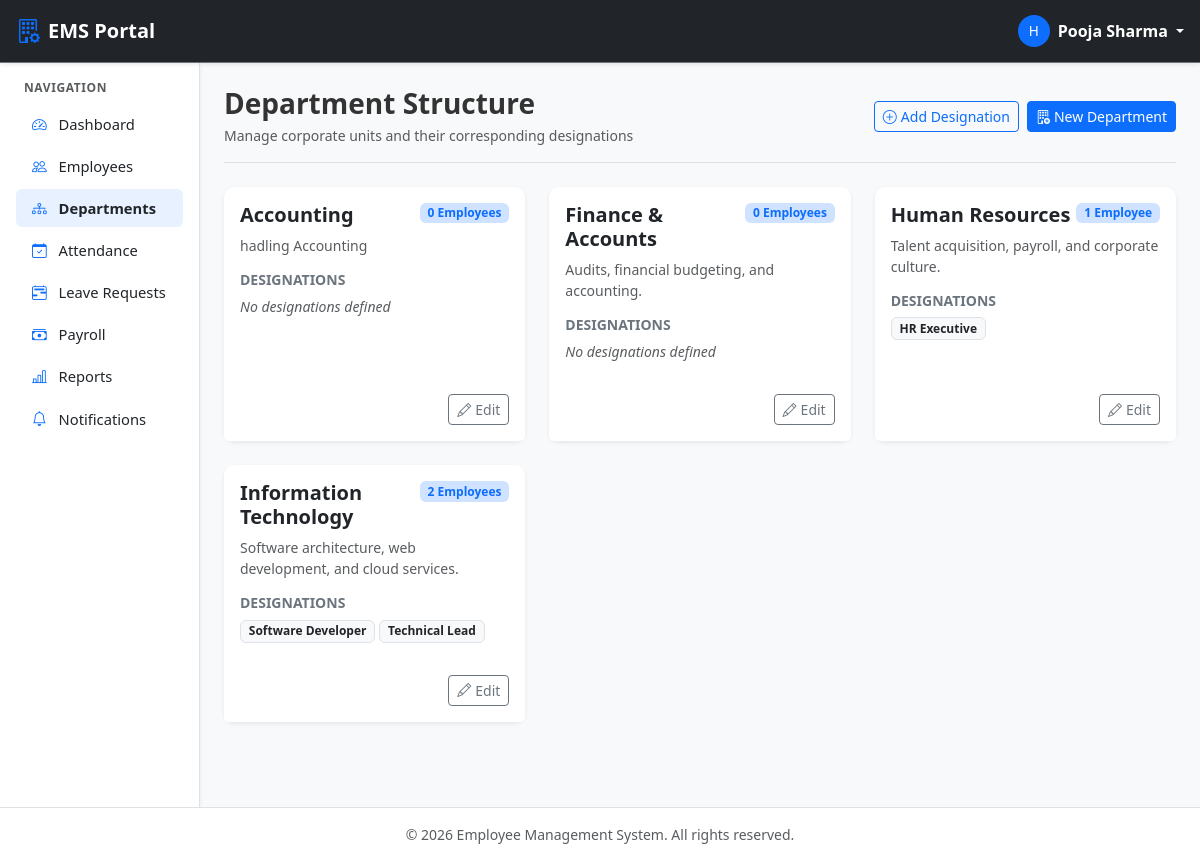
/departments/ (signed in), run on the app's committed database.
### departments/models.py (models this page shows, shortened)
class Department(models.Model):
    name = models.CharField(max_length=100, unique=True)
    description = models.TextField(blank=True, null=True)
    created_at = models.DateTimeField(auto_now_add=True)
    updated_at = models.DateTimeField(auto_now=True)
    class Meta:
        ordering = ['name']
        verbose_name = 'Department'
        verbose_name_plural = 'Departments'
    def __str__(self):
        return self.name

class Designation(models.Model):
    department = models.ForeignKey(
        Department,
        on_delete=models.CASCADE,
        related_name='designations'
    )
    title = models.CharField(max_length=100)
    description = models.TextField(blank=True, null=True)
    created_at = models.DateTimeField(auto_now_add=True)
    class Meta:
        ordering = ['title']
        constraints = [
            models.UniqueConstraint(
                fields=['department', 'title'],
                name='unique_designation_per_department'
            )
        ]

### departments/views.py (the view)
# urls.py: path('', views.department_list_view, name='department_list'),
@hr_required
def department_list_view(request):
    departments = Department.objects.annotate(
        total_staff=Count('employees')
    ).prefetch_related('designations').order_by('name')
    designation_form = DesignationForm()
    return render(request, 'departments/department_list.html', {
        'departments': departments,
        'designation_form': designation_form,
    })

### departments/templates/departments/department_list.html (shortened to what this page needs)
{% extends "base.html" %}
{% block content %}
<div class="container-fluid p-0">
    <div class="d-flex flex-column flex-md-row justify-content-between align-items-md-center pb-3 mb-4 border-bottom gap-2">
        <div>
            <h3 class="fw-bold mb-1">Department Structure</h3>
            <p class="text-muted small mb-0">Manage corporate units and their corresponding designations</p>
        </div>
        <div class="d-flex gap-2">
            <button class="btn btn-outline-primary btn-sm" data-bs-toggle="modal" data-bs-target="#addDesignationModal">
                <i class="bi bi-plus-circle me-1"></i>Add Designation
            </button>
            <a href="{% url 'department_add' %}" class="btn btn-primary btn-sm">
                <i class="bi bi-building-add me-1"></i>New Department
            </a>
        </div>
    </div>
    <div class="row g-4">
        {% for dept in departments %}
        <div class="col-md-6 col-xl-4">
            <div class="card shadow-sm border-0 h-100">
                <div class="card-body">
                    <div class="d-flex justify-content-between align-items-start mb-2">
                        <h5 class="fw-bold text-dark mb-0">{{ dept.name }}</h5>
                        <span class="badge bg-primary-subtle text-primary">{{ dept.total_staff }} Employee{{ dept.total_staff|pluralize }}</span>
                    </div>
                    <p class="text-muted small mb-3">{{ dept.description|default:"No description provided." }}</p>
                    <h6 class="fw-semibold text-secondary small text-uppercase mb-2">Designations</h6>
                    <div class="d-flex flex-wrap gap-1 mb-3">
                        {% for des in dept.designations.all %}
                            <span class="badge bg-light text-dark border">{{ des.title }}</span>
                        {% empty %}
                            <span class="text-muted small fst-italic">No designations defined</span>
                        {% endfor %}
                    </div>
                </div>
                <div class="card-footer bg-white border-top-0 d-flex justify-content-end gap-2 pt-0 pb-3">
                    <a href="{% url 'department_edit' dept.pk %}" class="btn btn-outline-secondary btn-sm">
                        <i class="bi bi-pencil me-1"></i>Edit
                    </a>
                </div>
            </div>
        </div>
        {% endfor %}
    </div>
</div>
{% endblock %}

### templates/navbar.html (shortened to what this page needs)
<nav class="navbar navbar-expand-lg navbar-dark bg-dark sticky-top border-bottom border-secondary shadow-sm">
    <div class="container-fluid px-3">
        <a class="navbar-brand fw-bold d-flex align-items-center" href="#">
            <i class="bi bi-building-gear text-primary me-2 fs-4"></i>
            <span>EMS Portal</span>
        </a>
        {% if user.is_authenticated %}
        <div class="ms-auto d-flex align-items-center">
            <div class="dropdown">
                <a href="#" class="d-flex align-items-center text-white text-decoration-none dropdown-toggle" id="userDropdown" data-bs-toggle="dropdown" aria-expanded="false">
                    <span class="avatar-badge bg-primary text-white rounded-circle me-2 d-inline-flex justify-content-center align-items-center" style="width: 32px; height: 32px; font-size: 0.85rem;">
                        {{ user.username|first|upper }}
                    </span>
                    <span class="d-none d-sm-inline fw-semibold me-1">{{ user.get_full_name|default:user.username }}</span>
                </a>
            </div>
        </div>
        {% else %}
        <div class="ms-auto">
            <a href="{% url 'login' %}" class="btn btn-outline-light btn-sm px-3">Login</a>
        </div>
        {% endif %}
    </div>
</nav>

### static/css/style.css (style rules this page uses)
:root { --ems-primary: #0d6efd; --ems-dark: #212529; --ems-sidebar-bg: #ffffff; --ems-sidebar-width: 250px; --ems-card-radius: 10px; }
body { font-family: system-ui, -apple-system, "Segoe UI", Roboto, "Helvetica Neue", Arial, sans-serif; color: #333333; background-color: #f8f9fa; }
.card { border-radius: var(--ems-card-radius); border: 1px solid #edf2f9; transition: transform 0.15s ease-in-out, box-shadow 0.15s ease-in-out; }

### data on the page
Department: name "Accounting", total_staff "0", description "hadling Accounting"
Department: name "Finance & Accounts", total_staff "0", description "Audits, financial budgeting, and accounting."
Department: name "Human Resources", total_staff "1", description "Talent acquisition, payroll, and corporate culture."
Designation: title "HR Executive"
Department: name "Information Technology", total_staff "2", description "Software architecture, web development, and cloud services."
Designation: title "Software Developer"
Designation: title "Technical Lead"

### other printed values
{{ user.username|first|upper }} "H"
{{ user.get_full_name|default:user.username }} "Pooja Sharma"
